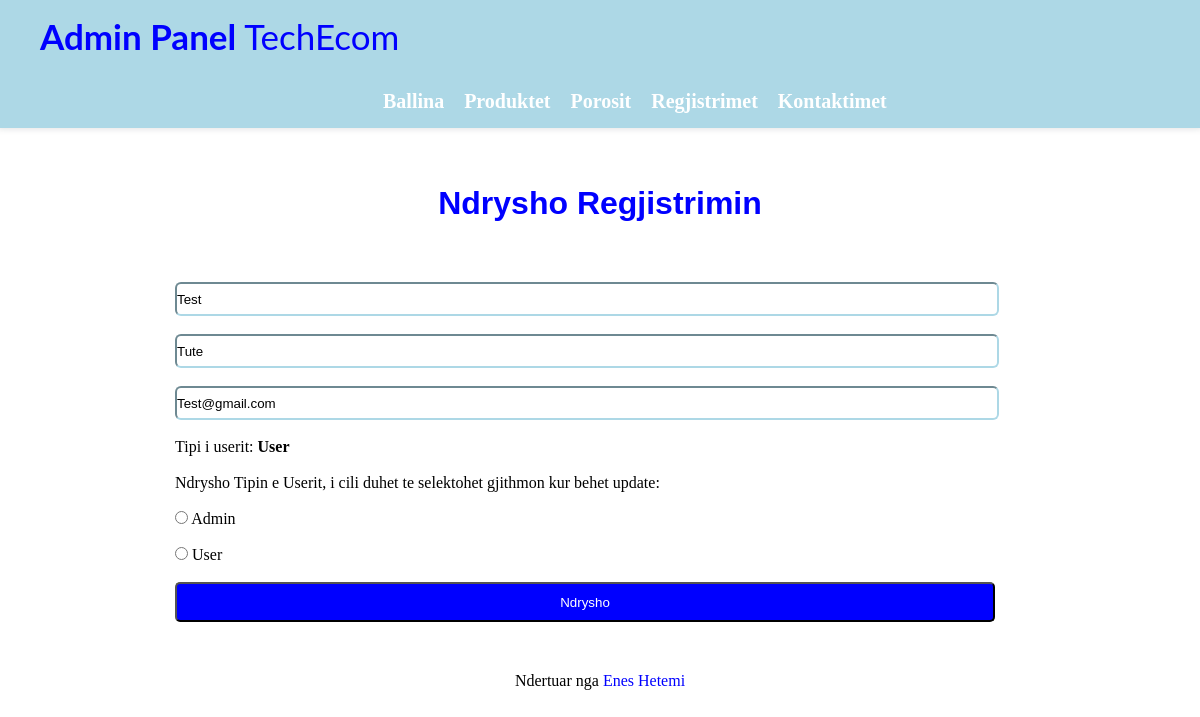
The app's page /Admin/editRegisterAdmin.php?id=8, older data.
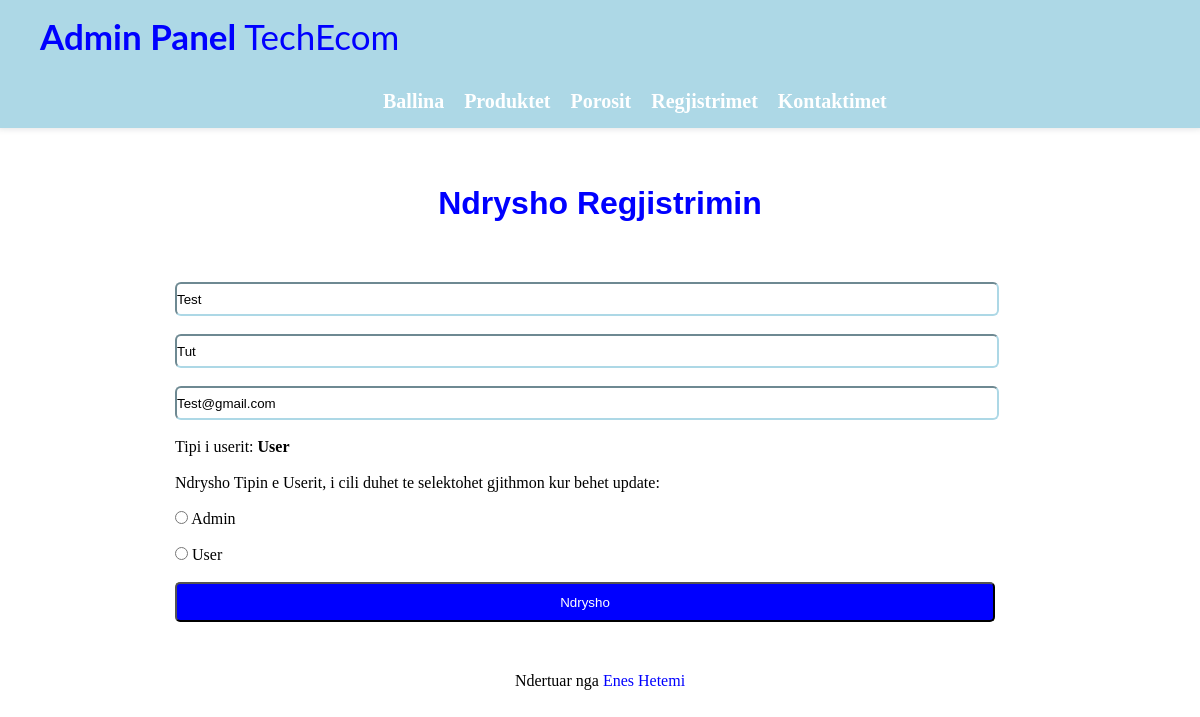
The same page, newer data.
### tables this page shows
CREATE TABLE `register` (
  `id` int(11) NOT NULL,
  `name` varchar(255) NOT NULL,
  `lname` varchar(255) NOT NULL,
  `email` varchar(255) NOT NULL,
  `password` varchar(255) NOT NULL,
  `passwordC` varchar(255) NOT NULL,
  `role` varchar(255) NOT NULL
);

### classes/registerAdmin.class.php (called while the page is built, shortened)
<?php
class RegisterAdmin{
    public function editRegisterId(){
        $this->conn = new db();
        if(isset($_GET['id'])){
            $id=$_GET['id'];
        }
        $sql = "SELECT * FROM register WHERE id = :id";
        $query = $this->conn->getConn()->prepare($sql);
        $query->execute(['id' => $id]);
        $this->register = $query->fetch();
        }
}
?>

### classes/database.class.php (called while the page is built)
<?php
class db{
  private $host = 'localhost';
  private $dbname = 'techecom';
  private $username = 'root';
  private $password = '';
  public function getConn(){
    try{
      $pdo = new PDO("mysql:host=$this->host;dbname=$this->dbname","$this->username", "$this->password");
      $pdo->setAttribute(PDO::ATTR_ERRMODE,PDO::ERRMODE_EXCEPTION);
    }catch (PDOException $e){
       echo $e->getMessage();
       return null;
    }
    return $pdo;
  }
}
?>

### Admin/editRegisterAdmin.php (the view, shortened to what this page needs)
<?php
include_once '../classes/registerAdmin.class.php';
include_once '../classes/database.class.php';
$registersClass = new RegisterAdmin();
$registersClass->editRegisterId();
?>
<!DOCTYPE html>
<html lang="en">
<head>
    <link rel="stylesheet" href="../css/navbar.css">
    <link rel="stylesheet" href="https://cdnjs.cloudflare.com/ajax/libs/font-awesome/4.7.0/css/font-awesome.min.css">
</head>
<body>
    <header>
       <?php include_once '../include/headerAdmin.php'?>
    </header>
  <h1 class="title">Ndrysho Regjistrimin</h1>
    <form action="<?php $registersClass->updateRegister();?>" method="POST">
        <input type="text" class="emri" name="name" placeholder="Shkruani emrin" value="<?php echo $registersClass->register['name']?>"><br><br>
        <input type="text" class="mbiemri" name="lname" placeholder="Shkruani mbiemrin" value="<?php echo $registersClass->register['lname']?>"><br><br>
        <input type="text" class="email" name="email" placeholder="Shkruani emailin" value="<?php echo $registersClass->register['email']?>"><br><br>
        <p>Tipi i userit: <strong><?php echo $registersClass->register['role']?></strong></p><br>
        <label>Ndrysho Tipin e Userit, i cili duhet te selektohet gjithmon kur behet update:</label><br><br>
        <input type="radio" class="Admin" name="role" value="Admin">
        <label for="Admin">Admin</label><br><br>
        <input type="radio" class="user" name="role" value="User">
        <label for="User">User</label><br><br>
        <button type="submit" class="create" name="edit">Ndrysho</button>
    </form>
    <div style="text-align: center; padding-top: 50px;">
    <span class="credit" style="text-align: center;">Ndertuar nga <a href="https://www.google.com" style="color: blue; text-decoration: none;">Enes Hetemi</a></span>
    </div>
</body>
</html>

Row changes from the older to the newer data that the page shows:
changed register "User": lname "Tute" → "Tut"
